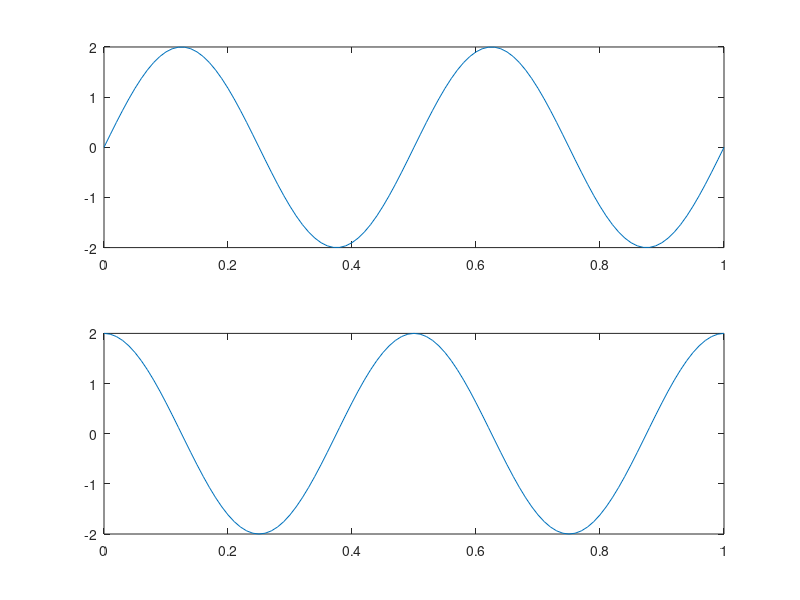

The MATLAB source for this figure:
A=2;
f=2;
t=0:0.01:1;
xt = A*sin(2*pi*f*t);
x2t = A*cos(2*pi*f*t);
figure(1);
subplot(2,1,1);
plot(t,xt);
subplot(2,1,2);
plot(t,x2t);


